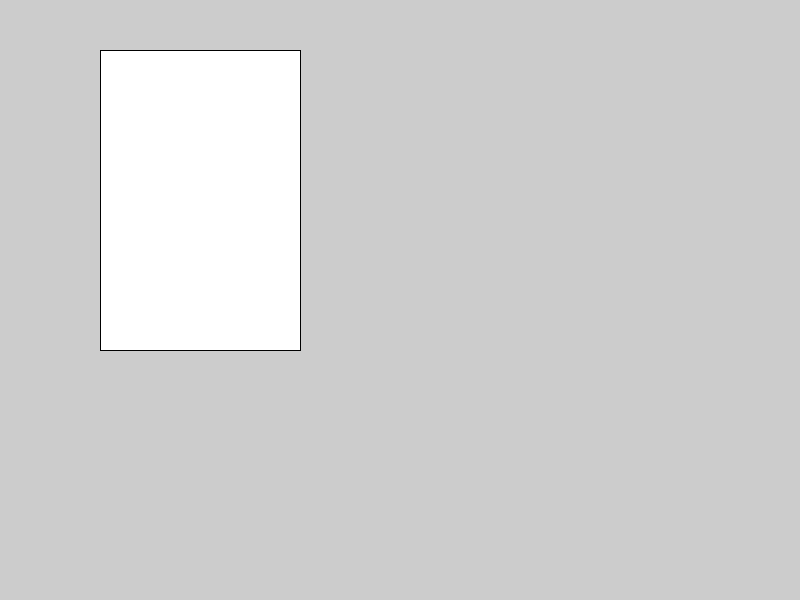
Frame 1 (no input)
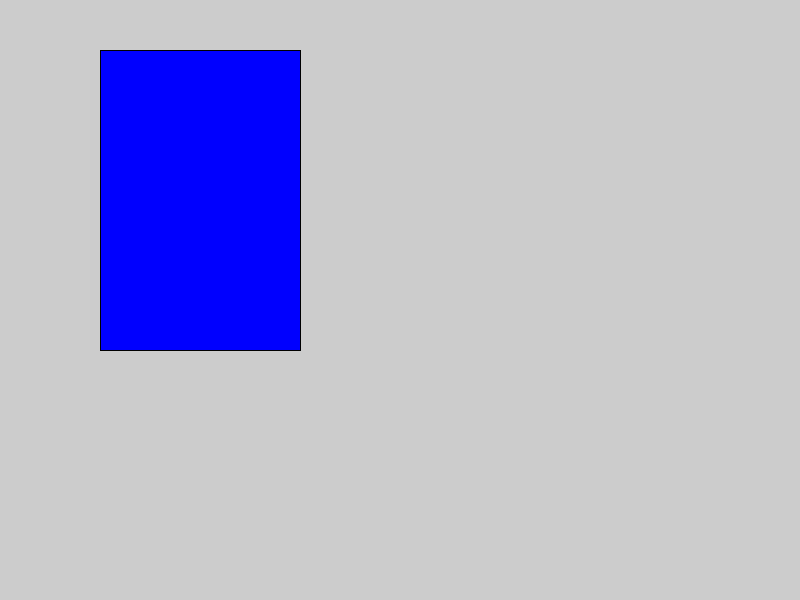
Frame 60 (the mouse pressed at the canvas centre just before this capture)
Frame 120 (the mouse held since frame 60 and released just before this capture): identical to frame 60, image omitted

The Processing sketch that drew these frames (run headless with seeded random() and noise(); from frame 60 on, the mouse is pressed at the canvas centre):

// Processing sketch: rollOver
// ── rollOver.pde
PVector rectPos;
PVector rectSize;
float bulletPosX;
float bulletSpeed;

void setup(){
  size(800, 600);
  rectPos = new PVector(100, 50);
  rectSize = new PVector(200, 300);
  bulletPosX = 0;
  bulletSpeed = 3;
}

void draw(){
  rect(rectPos.x, rectPos.y, rectSize.x, rectSize.y);
  rollOver(rectPos.x, rectPos.y, rectSize.x, rectSize.y);
  
}

boolean rollOver(float x, float y, float rectW, float rectH){
  boolean result = false;
  fill(#0000FF);
  if(mouseX >= x && mouseX < x + rectW && mouseY >= y && mouseY < y + rectH){
    fill(#FF0000);
    bulletPosX += bulletSpeed;
    ellipse(bulletPosX, random(y, y + rectH), 30, 30);
    result = true;
  }
  return result;
}
